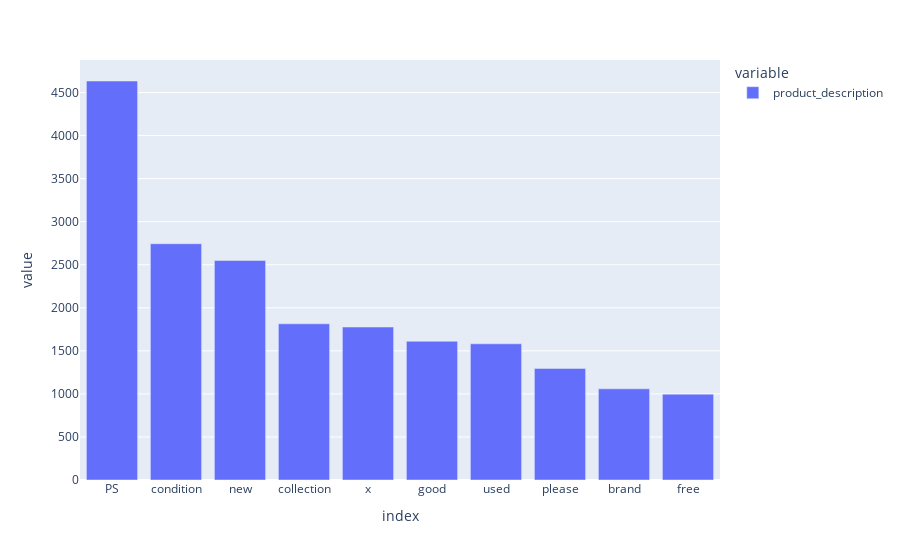

Write notebook code for a chart like this one.
### Code cell
tw = hero.visualization.top_words(new_data['product_description']).head(10)

fig = px.bar(tw)
fig.show()
tw.head()

### Figure 1 — Plotly figure (JSON) as saved in the notebook; plotly's stock layout.template omitted (floating-point values rounded to 4 significant figures)
{"data": [{"alignmentgroup": "True", "hovertemplate": "variable=product_description<br>index=%{x}<br>value=%{y}<extra></extra>", "legendgroup": "product_description", "marker": {"color": "#636efa", "pattern": {"shape": ""}}, "name": "product_description", "offsetgroup": "product_description", "orientation": "v", "showlegend": true, "textposition": "auto", "type": "bar", "x": ["PS", "condition", "new", "collection", "x", "good", "used", "please", "brand", "free"], "xaxis": "x", "y": [4634, 2744, 2549, 1814, 1777, 1611, 1582, 1296, 1059, 997], "yaxis": "y"}], "layout": {"barmode": "relative", "legend": {"title": {"text": "variable"}, "tracegroupgap": 0}, "margin": {"t": 60}, "xaxis": {"anchor": "y", "domain": [0, 1], "title": {"text": "index"}}, "yaxis": {"anchor": "x", "domain": [0, 1], "title": {"text": "value"}}}}
